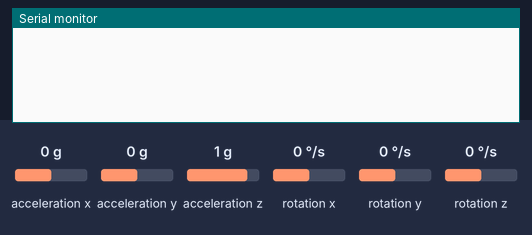
A sketch run on a simulated Arduino Uno, built with avr-gcc and run on an emulated ATmega328P. Parts: the last lines printed to the serial monitor. Wiring (inferred from the names in the program): MPU-6050 motion sensor at I2C address 0x68. The test bench sets the inputs (shaded band); at power-on: acceleration x 0 g, acceleration y 0 g, acceleration z 1 g, rotation x 0 °/s, rotation y 0 °/s, rotation z 0 °/s.

Above: at 0.8 s.
0.9 s: acceleration x set to -1.4 g
At 1.8 s:
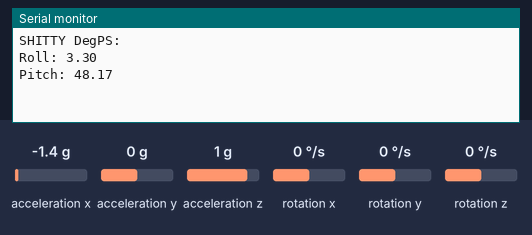
2.5 s: acceleration y set to -1.4 g
At 3.8 s:
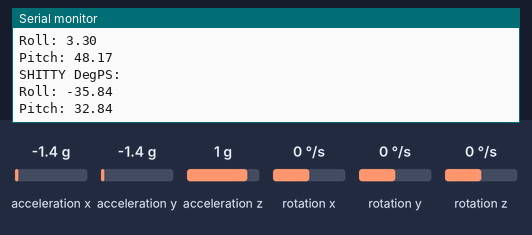
4.0 s: acceleration z set to -1.4 g
At 4.8 s:
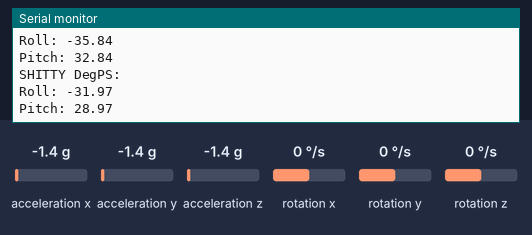
Timing chart, 0 to 7.0 s (numbered marks = the images above; inputs shaded):
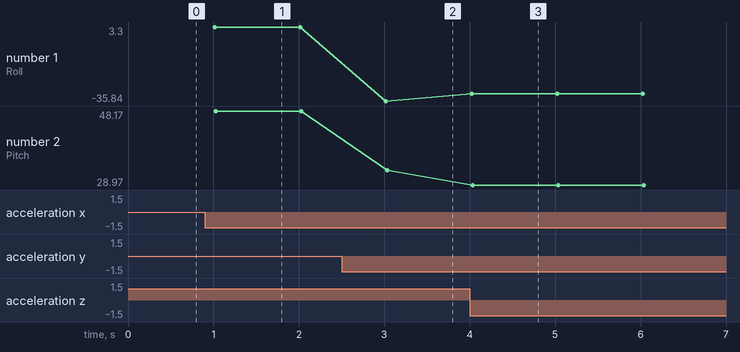

The sketch:

PikaCopter.ino
```cpp
#include "Includes.h"
#define GYRO_ADDR    0x68
// 0x68
// #define ACCL_ADDR

#define PWR_MGMT_1        0x6B
#define PWR_MGMT_1_DATA   0x00
//turn on

#define GYRO_CONFIG       0x1B
#define GYRO_CONFIG_DATA  0x08
//DPS setting

#define ACC_CONFIG       0x1C
#define ACC_CONFIG_DATA  0x10

#define OUT_ALL         59
#define OUT_X_H         0x43
#define OUT_X_L         0x44
#define OUT_Y_H         0x45
#define OUT_Y_L         0x46
#define OUT_Z_H         0x47
#define OUT_Z_L         0x48

#define TEMP_H          65
#define TEMP_L          66

#define ACC_OUT_X_H     59
#define ACC_OUT_X_L     60
#define ACC_OUT_Y_H     61
#define ACC_OUT_Y_L     62
#define ACC_OUT_Z_H     63
#define ACC_OUT_Z_L     64

typedef union{
  i8 arr8[14];
  i16 arr16[7];
  struct{
    union{
      i16 full;
      struct{
        i8 high;
        i8 low;
      };
    }gyroX;

    union{
      i16 full;
      struct{
        i8 high;
        i8 low;
      };
    }gyroY;

    union{
      i16 full;
      struct{
        i8 high;
        i8 low;
      };
    }gyroZ;

    union{
      i16 full;
      struct{
        i8 high;
        i8 low;
      };
    }temp;

    union{
      i16 full;
      struct{
        i8 high;
        i8 low;
      };
    }accX;

    union{
      i16 full;
      struct{
        i8 high;
        i8 low;
      };
    }accY;

    union{
      i16 full;
      struct{
        i8 high;
        i8 low;
      };
    }accZ;

  };
}MPU_Data;

  typedef union{
  float arrf[3];
  struct{
  float pitch;
  float roll;
  float yaw;
  };
  }rotation_axis;

MPU_Data calibrationData;
long acc_total_vector;

static inline
void gyroWrite8(const u8 reg, const u8 data)
{
  Wire.beginTransmission(GYRO_ADDR);
  Wire.write(reg);
  Wire.write(data);
  Wire.endTransmission();
}

void gyroReadXYZ(MPU_Data *data)
{
  Wire.beginTransmission(GYRO_ADDR);
  Wire.write(OUT_ALL);
  Wire.endTransmission();
  Wire.requestFrom(GYRO_ADDR, 14);
  while(Wire.available()<14);

  data->arr8[9] = Wire.read();
  data->arr8[8] = Wire.read();
  data->arr8[11] = Wire.read();
  data->arr8[10] = Wire.read();
  data->arr8[13] = Wire.read();
  data->arr8[12] = Wire.read();

  data->arr8[7] = Wire.read();
  data->arr8[6] = Wire.read();

  data->arr8[1] = Wire.read();
  data->arr8[0] = Wire.read();
  data->arr8[3] = Wire.read();
  data->arr8[2] = Wire.read();
  data->arr8[5] = Wire.read();
  data->arr8[4] = Wire.read();

  for(u8 i = 0; i < 3; i++){
    data->arr16[i] -= calibrationData.arr16[i];
  }
}

void gyroAverageReads(MPU_Data *reads)
{
  for(u8 read1 = 0; read1 < 32; read1++){
    for(u8 axis = 0; axis < 3; axis++){
  calibrationData.arr16[axis] += reads[read1].arr16[axis]/32;
    }
  }
}

void gyroInit(void)
{
  TWBR = 12; //set I2C communication rate at 400KHz
  Wire.begin();
  gyroWrite8(PWR_MGMT_1, PWR_MGMT_1_DATA);
  gyroWrite8(GYRO_CONFIG, GYRO_CONFIG_DATA);
  gyroWrite8(ACC_CONFIG, ACC_CONFIG_DATA);
  MPU_Data calibrationReads[32] = {0};
  //MPU_Data calibrationAverages = {0};
  for(u8 read1 = 0; read1 < 32; read1++){
    gyroReadXYZ(&calibrationReads[read1]);
  }
  gyroAverageReads(calibrationReads);

}

void gyroPrintData(rotation_axis* data)
{
    const static char *labels[] = {
    "Roll: ",
    "Pitch: ",
  };
  Serial.println("SHITTY DegPS: ");
  for(u8 i = 0; i < 2; i++){
    Serial.print(labels[i]);
    Serial.println(data->arrf[i]);

  }
  Serial.println("");
}

void setup()
{
  Serial.begin(9600);
  MPU_Data angles;
  gyroInit();

  while(1){
    static rotation_axis gyro_values = {0};
    static rotation_axis acc_values = {0};
    static rotation_axis final_values = {0};
    static u32 time1 = 0;
    static u32 time2 = 0;


    if(micros() - time1 >= 4000){
      gyroReadXYZ(&angles);
      gyro_values.pitch += angles.gyroX.full*0.0000611f;
      gyro_values.roll += angles.gyroY.full*0.0000611f;
      //gyro_values.roll -= gyro_values.pitch*sin((float)angles.gyroZ.full*0.000001066f);//acounts for yaw change
      //gyro_values.pitch += gyro_values.roll*sin((float)angles.gyroZ.full*0.000001066f);

      //I stole the lines//Accelerometer angle calculations
      acc_total_vector = sqrt(((long)angles.accX.full*(long)angles.accX.full)+((long)angles.accY.full*(long)angles.accY.full)+((long)angles.accZ.full*(long)angles.accZ.full));       //Calculate the total accelerometer vector.

      if(abs(angles.accX.full) < acc_total_vector){                                        //Prevent the asin function to produce a NaN
        acc_values.pitch = asin((float)angles.accY.full/acc_total_vector)* 57.296;          //Calculate the pitch angle.
      }
      if(abs(angles.accX.full) < acc_total_vector){                                        //Prevent the asin function to produce a NaN
        acc_values.roll = asin((float)angles.accX.full/acc_total_vector)* -57.296;          //Calculate the roll angle.
      }

      //Place the MPU-6050 spirit level and note the values in the following two lines for calibration.
      acc_values.pitch -= -3.30;                                                   //Accelerometer calibration value for pitch.
      acc_values.roll -= 6.30;                                                    //Accelerometer calibration value for roll.

      final_values.pitch = gyro_values.pitch * 0.9996 + acc_values.pitch * 0.0004;            //Correct the drift of the gyro pitch angle with the accelerometer pitch angle.
      final_values.roll = gyro_values.roll * 0.9996 + acc_values.roll * 0.0004;               //Correct the drift of the gyro roll angle with the accelerometer roll angle.

      time1 = micros();
    }
    if(micros() -  time2 >= 1000000){
//      Serial.println(angles.accX.full);
//      Serial.println(angles.accY.full);
//      Serial.println(angles.accZ.full);
//      Serial.println(acc_total_vector);
//      Serial.println("");
      gyroPrintData(&acc_values);
      time2 = micros();
    }
  }
}

void loop()
{

}
```

Includes.h
```cpp
#pragma once
#include <Wire.h>

#include "Types.h"
```

Types.h
```cpp
#pragma once

typedef unsigned int		Ticks;
typedef unsigned char		uchar;
typedef unsigned int		uint;
typedef unsigned long		ul;
typedef unsigned long long	ull;

typedef uint8_t			u8;
// typedef uint16_t		u16;
typedef uint32_t			u32;
typedef uint64_t			u64;

typedef int8_t			i8;
typedef int16_t			i16;
typedef int32_t			i32;
typedef int64_t			i64;

#define I8MIN			INT8_MIN
#define I8MAX			INT8_MAX
#define I16MIN			INT16_MIN
#define I16MAX			INT16_MAX
#define I32MIN			INT32_MIN
#define I32MAX			INT32_MAX
#define I64MIN			INT64_MIN
#define I64MAX			INT64_MAX

#define U8MAX			UINT8_MAX
#define U16MAX			UINT16_MAX
#define U32MAX			UINT32_MAX
#define U64MAX			UINT64_MAX
```

Measured:
- after the input at 0.9 s, the serial monitor: prints a new line after 0.13 s (image 1)
- after the input at 2.5 s, the serial monitor: prints a new line after 0.52 s (image 2)
- after the input at 4.0 s, the serial monitor: prints a new line at once (image 3)
- plotted number 1: 3.3 → -35.84 after the input at 2.5 s, -35.84 → -31.97 after the input at 4.0 s
- plotted number 2: 48.17 → 32.84 after the input at 2.5 s, 32.84 → 28.97 after the input at 4.0 s
